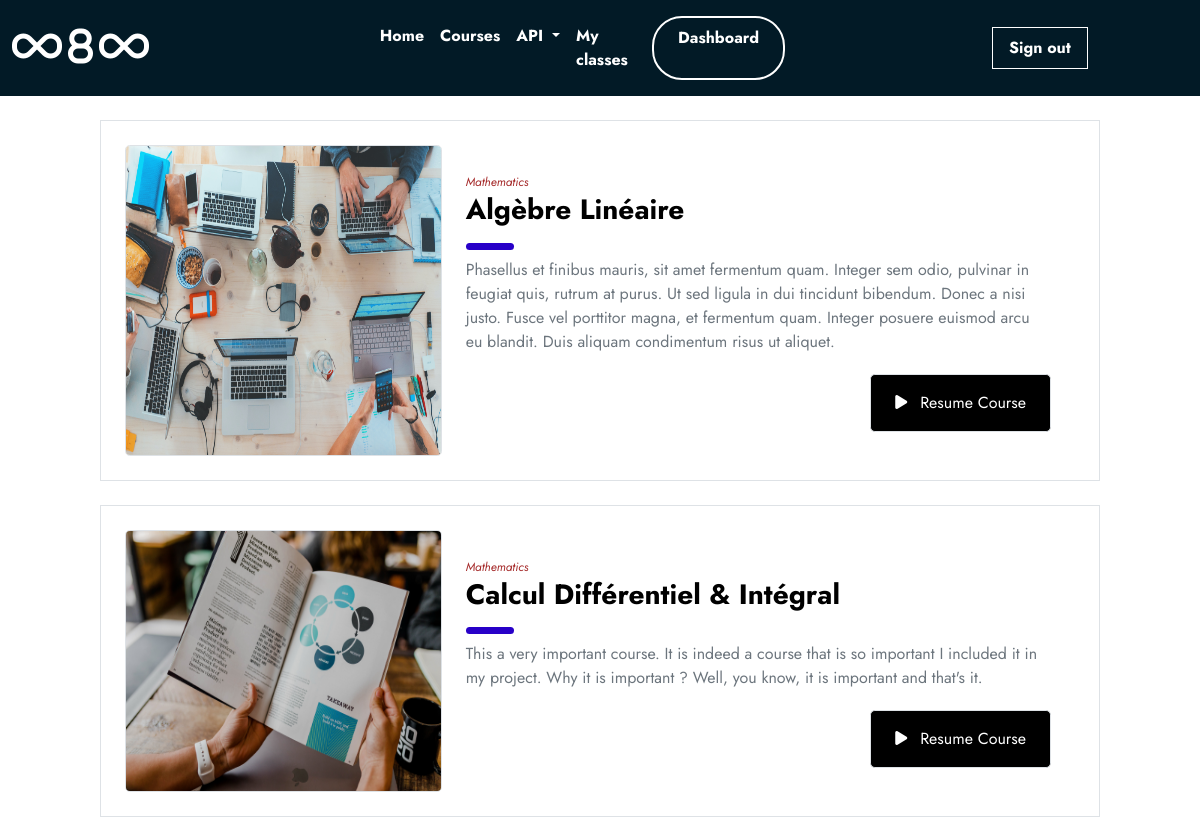
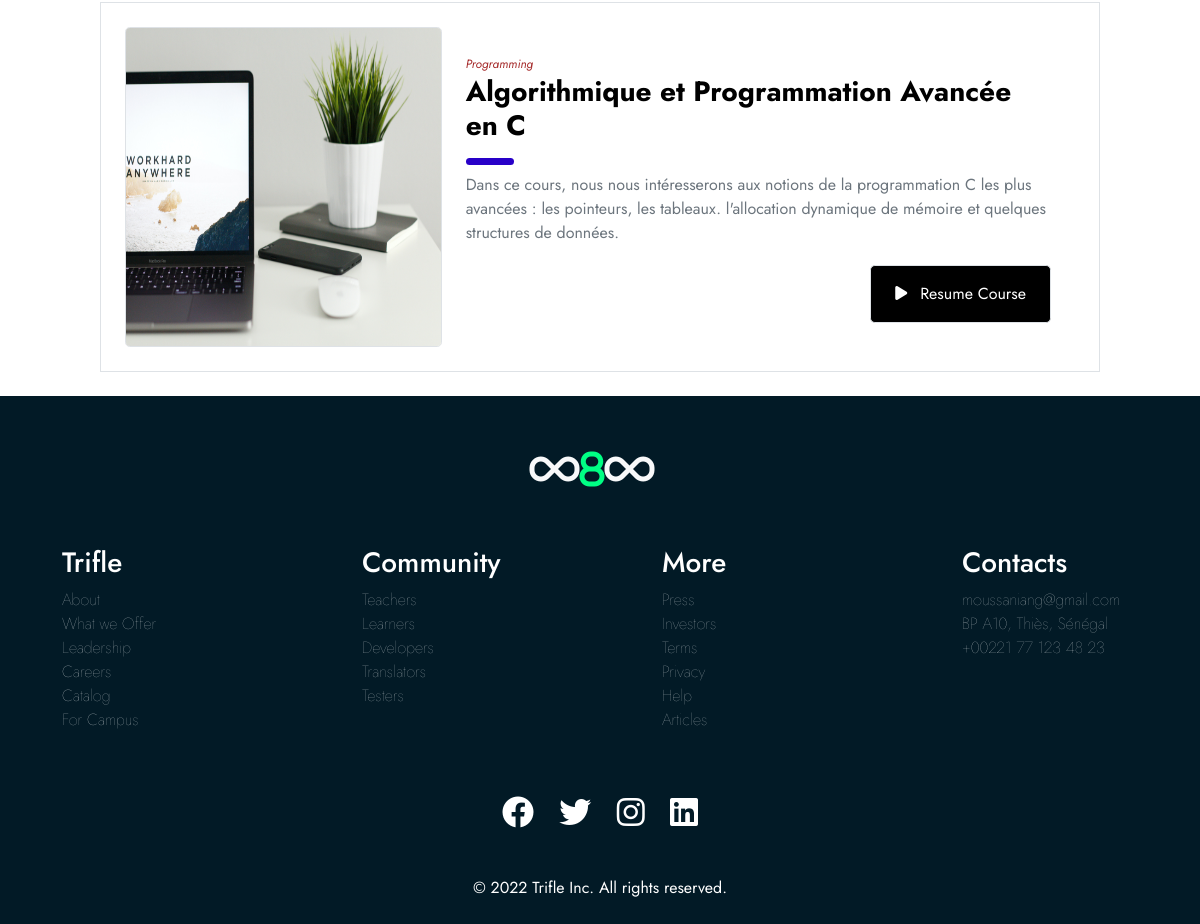
The app's page /students/courses/ (signed in) with its own data (2 pictures, top to bottom).
### courses/models.py (models this page shows, shortened)
class Course(models.Model):
    owner = models.ForeignKey(User, related_name='courses_created', on_delete=models.CASCADE)
    subject = models.ForeignKey(Subject, related_name='courses', on_delete=models.CASCADE)
    title = models.CharField(max_length=200)
    slug = models.SlugField(max_length=200, unique=True)
    overview = models.TextField()
    created = models.DateTimeField(auto_now_add=True)
    updated = models.DateTimeField(auto_now=True)
    students = models.ManyToManyField(User, related_name='courses_joined', blank=True)
    image = models.FileField(upload_to='images')
    class Meta:
        ordering = ['-created']

class Subject(models.Model):
    title = models.CharField(max_length=200)
    slug = models.SlugField(max_length=200, unique=True)
    class Meta:
        ordering = ['title']
    def __str__(self):
        return self.title

### students/views.py (the view)
class StudentCourseListView(LoginRequiredMixin, ListView):
    model = Course
    template_name = 'students/course/list.html'
    def get_queryset(self):
        qs = super().get_queryset()
        return qs.filter(students__in=[self.request.user])

### students/templates/students/course/list.html (shortened to what this page needs)
{% extends "base.html" %}
{% load static%}
{% block extracss %} <link rel="stylesheet" href="{% static 'css/student_course_list.css' %}"> {% endblock %}
{% block content %}
    <div class="module container col-10">
    {% for course in object_list %}
        <div class="row d-flex border p-4 my-4">
            <img src="{{course.image.url}}" alt="" class="course-image img-fluid col-4 px-0 border rounded-3">
            <div class="course-info col-8 mx-0 p-4 d-flex flex-column justify-content-center">
                <p class="my-0"><a href="{% url "course_list_subject" course.subject.slug %}" class="course-subject">{{ course.subject }}</a></p>
                <h3 class="fw-bold"><a href="{% url 'student_course_detail' course.id %}">{{ course.title }}</a></h3>
                <div class="line col-1 bg-purple my-2"></div>
                <p class="course-description-text mb-1 text-secondary">{{ course.overview }}</p>
                <p class="mt-3 mb-0 align-self-end bg-dark px-4 py-3 border rounded-3">
                    <a href="{% url 'student_course_detail' course.id %}" class="text-white"><i class="fa-solid fa-play me-2"></i> Resume Course</a>
                </p>
            </div>
        </div>
    {% empty %}
        <p>
        You are not enrolled in any courses yet.
        <a href="{% url "course_list" %}">Browse courses</a>
        to enroll in a course.
        </p>
    {% endfor %}
    </div>
{% endblock %}

### static/css/base.css (style rules this page uses)
:root { --blue: rgb(2, 26, 38); --green: #00ff84; --orange: #FF4949; --purple: rgb(40, 0, 200); }
html { font-size: 16px; }
body { padding: 0px; font-family: 'Glacial Indifference', 'GT Walsheim', 'Jost', 'Roboto'; color: black !important; display: flex; flex-direction: column; justify-content: space-between; min-height: 100vh; }
a { text-decoration: none; color: black; }
.bg-dark { background-color: black !important; }
.bg-purple { background-color: var(--purple); }
.line { height: 7px; border-radius: 8px; }

### static/css/student_course_list.css (style rules this page uses)
.course-subject { color: brown; font-size: 12px; font-style: italic; }
.row { border-color: green; }

### records on screen
Course: image (picture), subject "Mathematics", title "Algèbre Linéaire", overview "Phasellus et finibus mauris, sit amet fermentum quam. Integer sem odio, pulvinar in feugiat quis, rutrum at purus. Ut sed ligula in dui tincidunt bibendum. Donec a nisi justo. Fusce vel porttitor magna, et fermentum quam. Integer posuere euismod arcu eu blandit. Duis aliquam condimentum risus ut aliquet."
Course: image (picture), subject "Mathematics", title "Calcul Différentiel & Intégral", overview "This a very important course. It is indeed a course that is so important I included it in my project. Why it is important ? Well, you know, it is important and that's it."
Course: image (picture), subject "Programming", title "Algorithmique et Programmation Avancée en C", overview "Dans ce cours, nous nous intéresserons aux notions de la programmation C les plus avancées : les pointeurs, les tableaux. l'allocation dynamique de mémoire et quelques structures de données."
